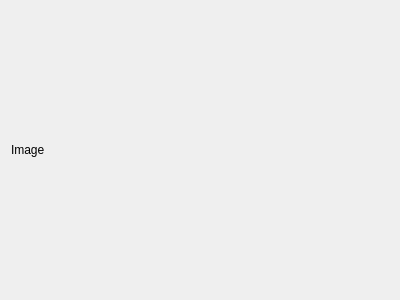
<?xml version="1.0" encoding="UTF-8"?>
<ui version="4.0">
 <class>Form</class>
 <widget class="QWidget" name="Form">
  <property name="geometry">
   <rect>
    <x>0</x>
    <y>0</y>
    <width>400</width>
    <height>300</height>
   </rect>
  </property>
  <property name="windowTitle">
   <string>Image</string>
  </property>
  <layout class="QGridLayout" name="gridLayout">
   <item row="0" column="0">
    <widget class="QLabel" name="image">
     <property name="text">
      <string>Image</string>
     </property>
    </widget>
   </item>
  </layout>
 </widget>
 <resources/>
 <connections/>
</ui>
